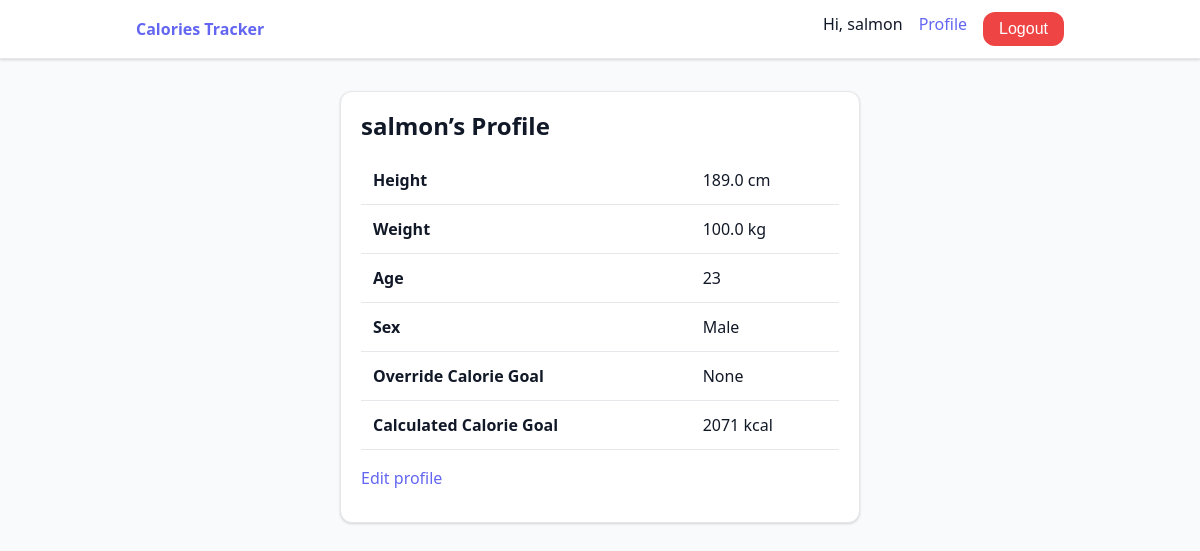
The page /project/profile/2/ (signed in) on the database as committed earlier.
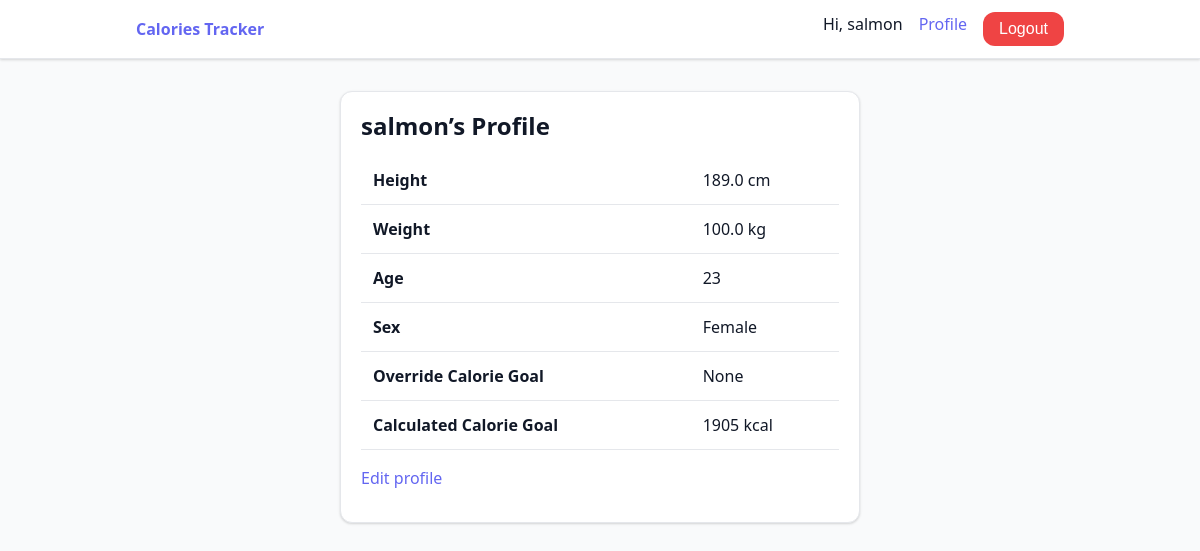
The same page on the database as committed later.
### project/models.py (models this page shows, shortened)
class UserProfile(models.Model):
    user = models.OneToOneField(
        settings.AUTH_USER_MODEL,
        on_delete=models.CASCADE,
        related_name='profile'
    )
    sex_choices = [
        ('M', 'Male'),
        ('F', 'Female'),
        ('O', 'Other'),
    ]
    sex = models.CharField(max_length=1, choices=sex_choices, blank=True)
    override_calories_goal = models.IntegerField(blank=True, null=True) #can be left blank
    height = models.FloatField(blank=True, null=True)
    weight = models.FloatField(blank=True, null=True)
    age = models.IntegerField(blank=True, null=True)
    def calories_goal(self): # Calculate the user's calorie goal, if there's a override, use that
        if self.override_calories_goal:
            return self.override_calories_goal
        else:
            return self.auto_calories_goal()
    def auto_calories_goal(self):
        W = self.weight
        H= self.height
        A = self.age
        if self.sex == 'M':
            bmr = 10 * W + 6.25 * H - 5 * A + 5
        elif self.sex == 'F':
            bmr = 10 * W + 6.25 * H - 5 * A - 161
        elif self.sex == 'O':
            bmr_male = 10 * W + 6.25 * H - 5 * A + 5
            bmr_female = 10 * W + 6.25 * H - 5 * A - 161
            bmr = (bmr_male + bmr_female) / 2
        else:
            bmr = 10 * W + 6.25 * H - 5 * A
        return int(bmr)

### project/views.py (the view)
# urls.py: path('profile/<int:pk>/', ProfileView.as_view(), name='profile'),
class ProfileView(LoginRequiredMixin, DetailView):
    template_name = 'project/profile.html'
    model = UserProfile
    context_object_name = 'userProfile'

### project/templates/project/profile.html
{% extends "project/base.html" %}
{% block content %}
<div class="container">
  <div class="card" style="max-width:520px;margin-inline:auto;">
    <h2>{{ userProfile.user.username }}’s Profile</h2>
    <table>
      <tr><th>Height</th><td>{{ userProfile.height }} cm</td></tr>
      <tr><th>Weight</th><td>{{ userProfile.weight }} kg</td></tr>
      <tr><th>Age</th><td>{{ userProfile.age }}</td></tr>
      <tr><th>Sex</th><td>{{ userProfile.get_sex_display }}</td></tr>
      <tr><th>Override Calorie Goal</th><td>{{ userProfile.override_calories_goal }}</td></tr>
      <tr><th>Calculated Calorie Goal</th><td>{{ userProfile.calories_goal }} kcal</td></tr>
    </table>
    <p style="margin-top:1rem;">
      <a href="{% url 'update_profile' userProfile.pk %}" class="button">Edit profile</a>
    </p>
  </div>
</div>
{% endblock %}

### project/templates/project/base.html (shortened to what this page needs)
<!DOCTYPE html>
{% load static %}
<html lang="en">
<head>
  <link href="{% static 'styles.css' %}" rel="stylesheet">
</head>
<body>
  <nav>
    <div class="nav-inner">
      <a href="{% url 'main' %}"><strong>Calories Tracker</strong></a>
      <ul>
        {% if user.is_authenticated %}
          <li>Hi, {{ user.username }}</li>
          <li><a href="{% url 'profile' user.profile.pk %}">Profile</a></li>
          <li>
            <form action="{% url 'logout' %}" method="post" style="display:inline">
              <button class="delete">Logout</button>
            </form>
          </li>
        {% else %}
          <li><a href="{% url 'login' %}">Login</a></li>
          <li><a href="{% url 'registration' %}">Register</a></li>
        {% endif %}
      </ul>
    </div>
  </nav>
  {% block content %}{% endblock %}
</body>
</html>

### static/styles.css (style rules this page uses)
:root { --bg: #f9fafb; --surface: #ffffff; --border: #e5e7eb; --text: #111827; --text-muted: #6b7280; --primary: #6366f1; --primary-hover: #4f46e5; --danger: #ef4444; --danger-hover: #dc2626; --radius: 0.75rem; --shadow: 0 1px 2px rgba(0,0,0,.06), 0 1px 3px rgba(0,0,0,.1); }
*, *::before, *::after { box-sizing: border-box; }
html { font-family: system-ui, sans-serif; line-height: 1.5; }
body { margin: 0; background: var(--bg); color: var(--text); }
a { color: var(--primary); text-decoration: none; }
h1,h2,h3 { margin: 0 0 .75rem 0; font-weight: 600; }
.container { width: min(100% - 2rem, 960px); margin-inline: auto; padding-block: 2rem; }
.card { background: var(--surface); border: 1px solid var(--border); border-radius: var(--radius); padding: 1rem 1.25rem; box-shadow: var(--shadow); margin-bottom: 1.5rem; }
nav { background: var(--surface); border-bottom: 1px solid var(--border); box-shadow: var(--shadow); }
nav .nav-inner { width: min(100% - 2rem, 960px); margin-inline: auto; display: flex; justify-content: space-between; align-items: center; padding: .75rem 1rem; }
nav ul { display: flex; gap: 1rem; list-style: none; margin: 0; padding: 0; }
button, input[type="submit"] { background: var(--primary); color:#fff; border:none; padding:.5rem 1rem; border-radius:var(--radius); cursor:pointer; font-size:1rem; transition:background .15s ease-in-out; }
button.delete { background:var(--danger); }
table { width:100%; border-collapse:collapse; }
table th, table td { padding:.75rem; border-bottom:1px solid var(--border); text-align:left; }

Rows that differ between the two databases and show on the page:
changed UserProfile "None": sex "Male" → "Female"; calories_goal "2071" → "1905"
